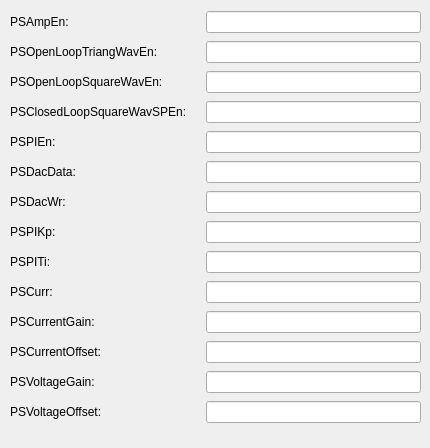
     <widget class="QWidget" name="tab_3">
      <attribute name="title">
       <string>CH0</string>
      </attribute>
      <widget class="QWidget" name="gridLayoutWidget_2">
       <property name="geometry">
        <rect>
         <x>10</x>
         <y>9</y>
         <width>411</width>
         <height>430</height>
        </rect>
       </property>
       <layout class="QGridLayout" name="gridLayout_2">
        <item row="20" column="0">
         <widget class="QLabel" name="label_27">
          <property name="text">
           <string>PSDacWr:</string>
          </property>
         </widget>
        </item>
        <item row="24" column="0">
         <widget class="QLabel" name="label_221">
          <property name="text">
           <string>PSCurrentGain:</string>
          </property>
         </widget>
        </item>
        <item row="23" column="0">
         <widget class="QLabel" name="label_18">
          <property name="text">
           <string>PSCurr:</string>
          </property>
         </widget>
        </item>
        <item row="14" column="1">
         <widget class="PyDMLabel" name="PyDMLabel_15">
          <property name="toolTip">
           <string/>
          </property>
          <property name="channel" stdset="0">
           <string>XX-99SL01:DI-FOFBCtrl:PSAmpEnCH0-Sts</string>
          </property>
         </widget>
        </item>
        <item row="22" column="1">
         <widget class="PyDMLabel" name="PyDMLabel_17">
          <property name="toolTip">
           <string/>
          </property>
          <property name="channel" stdset="0">
           <string>XX-99SL01:DI-FOFBCtrl:PSPITiCH0-RB</string>
          </property>
         </widget>
        </item>
        <item row="15" column="1">
         <widget class="PyDMLabel" name="PyDMLabel_28">
          <property name="toolTip">
           <string/>
          </property>
          <property name="channel" stdset="0">
           <string>XX-99SL01:DI-FOFBCtrl:PSOpenLoopTriangWavEnCH0-Sts</string>
          </property>
         </widget>
        </item>
        <item row="21" column="0">
         <widget class="QLabel" name="label_23">
          <property name="text">
           <string>PSPIKp:</string>
          </property>
         </widget>
        </item>
        <item row="15" column="2">
         <widget class="PyDMLineEdit" name="PyDMLineEdit_10">
          <property name="toolTip">
           <string/>
          </property>
          <property name="channel" stdset="0">
           <string>XX-99SL01:DI-FOFBCtrl:PSOpenLoopTriangWavEnCH0-Sel</string>
          </property>
         </widget>
        </item>
        <item row="25" column="0">
         <widget class="QLabel" name="label_222">
          <property name="text">
           <string>PSCurrentOffset:</string>
          </property>
         </widget>
        </item>
        <item row="20" column="1">
         <widget class="PyDMLabel" name="PyDMLabel_19">
          <property name="toolTip">
           <string/>
          </property>
          <property name="channel" stdset="0">
           <string>XX-99SL01:DI-FOFBCtrl:PSDacWrCH0-RB</string>
          </property>
         </widget>
        </item>
        <item row="22" column="2">
         <widget class="PyDMLineEdit" name="PyDMLineEdit_20">
          <property name="toolTip">
           <string/>
          </property>
          <property name="channel" stdset="0">
           <string>XX-99SL01:DI-FOFBCtrl:PSPITiCH0-SP</string>
          </property>
         </widget>
        </item>
        <item row="15" column="0">
         <widget class="QLabel" name="label_16">
          <property name="text">
           <string>PSOpenLoopTriangWavEn:</string>
          </property>
         </widget>
        </item>
        <item row="21" column="2">
         <widget class="PyDMLineEdit" name="PyDMLineEdit_21">
          <property name="toolTip">
           <string/>
          </property>
          <property name="channel" stdset="0">
           <string>XX-99SL01:DI-FOFBCtrl:PSPIKpCH0-SP</string>
          </property>
         </widget>
        </item>
        <item row="23" column="1">
         <widget class="PyDMLabel" name="PyDMLabel_16">
          <property name="toolTip">
           <string/>
          </property>
          <property name="channel" stdset="0">
           <string>XX-99SL01:DI-FOFBCtrl:PSCurrCH0-Mon</string>
          </property>
         </widget>
        </item>
        <item row="19" column="0">
         <widget class="QLabel" name="label_26">
          <property name="text">
           <string>PSDacData:</string>
          </property>
         </widget>
        </item>
        <item row="16" column="1">
         <widget class="PyDMLabel" name="PyDMLabel_23">
          <property name="toolTip">
           <string/>
          </property>
          <property name="channel" stdset="0">
           <string>XX-99SL01:DI-FOFBCtrl:PSOpenLoopSquareWavEnCH0-Sts</string>
          </property>
         </widget>
        </item>
        <item row="19" column="1">
         <widget class="PyDMLabel" name="PyDMLabel_20">
          <property name="toolTip">
           <string/>
          </property>
          <property name="channel" stdset="0">
           <string>XX-99SL01:DI-FOFBCtrl:PSDacDataCH0-RB</string>
          </property>
         </widget>
        </item>
        <item row="18" column="0">
         <widget class="QLabel" name="label_25">
          <property name="text">
           <string>PSPIEn:</string>
          </property>
         </widget>
        </item>
        <item row="26" column="0">
         <widget class="QLabel" name="label_223">
          <property name="text">
           <string>PSVoltageGain:</string>
          </property>
         </widget>
        </item>
        <item row="22" column="0">
         <widget class="QLabel" name="label_22">
          <property name="text">
           <string>PSPITi:</string>
          </property>
         </widget>
        </item>
        <item row="16" column="0">
         <widget class="QLabel" name="label_17">
          <property name="text">
           <string>PSOpenLoopSquareWavEn:</string>
          </property>
         </widget>
        </item>
        <item row="18" column="2">
         <widget class="PyDMLineEdit" name="PyDMLineEdit_7">
          <property name="toolTip">
           <string/>
          </property>
          <property name="channel" stdset="0">
           <string>XX-99SL01:DI-FOFBCtrl:PSPIEnCH0-Sel</string>
          </property>
         </widget>
        </item>
        <item row="20" column="2">
         <widget class="PyDMLineEdit" name="PyDMLineEdit_22">
          <property name="toolTip">
           <string/>
          </property>
          <property name="channel" stdset="0">
           <string>XX-99SL01:DI-FOFBCtrl:PSDacWrCH0-SP</string>
          </property>
         </widget>
        </item>
        <item row="18" column="1">
         <widget class="PyDMLabel" name="PyDMLabel_21">
          <property name="toolTip">
           <string/>
          </property>
          <property name="channel" stdset="0">
           <string>XX-99SL01:DI-FOFBCtrl:PSPIEnCH0-Sts</string>
          </property>
         </widget>
        </item>
        <item row="17" column="2">
         <widget class="PyDMLineEdit" name="PyDMLineEdit_8">
          <property name="toolTip">
           <string/>
          </property>
          <property name="channel" stdset="0">
           <string>XX-99SL01:DI-FOFBCtrl:PSClosedLoopSquareWavSPEnCH0-Sel</string>
          </property>
         </widget>
        </item>
        <item row="23" column="2">
         <widget class="PyDMLineEdit" name="PyDMLineEdit_19">
          <property name="toolTip">
           <string/>
          </property>
          <property name="channel" stdset="0">
           <string>XX-99SL01:DI-FOFBCtrl:PSCurrCH0-SP</string>
          </property>
         </widget>
        </item>
        <item row="21" column="1">
         <widget class="PyDMLabel" name="PyDMLabel_18">
          <property name="toolTip">
           <string/>
          </property>
          <property name="channel" stdset="0">
           <string>XX-99SL01:DI-FOFBCtrl:PSPIKpCH0-RB</string>
          </property>
         </widget>
        </item>
        <item row="17" column="0">
         <widget class="QLabel" name="label_24">
          <property name="text">
           <string>PSClosedLoopSquareWavSPEn:</string>
          </property>
         </widget>
        </item>
        <item row="14" column="0">
         <widget class="QLabel" name="label_15">
          <property name="text">
           <string>PSAmpEn:</string>
          </property>
         </widget>
        </item>
        <item row="19" column="2">
         <widget class="PyDMLineEdit" name="PyDMLineEdit_6">
          <property name="toolTip">
           <string/>
          </property>
          <property name="channel" stdset="0">
           <string>XX-99SL01:DI-FOFBCtrl:PSDacDataCH0-SP</string>
          </property>
         </widget>
        </item>
        <item row="14" column="2">
         <widget class="PyDMLineEdit" name="PyDMLineEdit_11">
          <property name="toolTip">
           <string/>
          </property>
          <property name="channel" stdset="0">
           <string>XX-99SL01:DI-FOFBCtrl:PSAmpEnCH0-Sel</string>
          </property>
         </widget>
        </item>
        <item row="16" column="2">
         <widget class="PyDMLineEdit" name="PyDMLineEdit_9">
          <property name="toolTip">
           <string/>
          </property>
          <property name="channel" stdset="0">
           <string>XX-99SL01:DI-FOFBCtrl:PSOpenLoopSquareWavEnCH0-Sel</string>
          </property>
         </widget>
        </item>
        <item row="17" column="1">
         <widget class="PyDMLabel" name="PyDMLabel_22">
          <property name="toolTip">
           <string/>
          </property>
          <property name="channel" stdset="0">
           <string>XX-99SL01:DI-FOFBCtrl:PSClosedLoopSquareWavSPEnCH0-Sts</string>
          </property>
         </widget>
        </item>
        <item row="27" column="0">
         <widget class="QLabel" name="label_224">
          <property name="text">
           <string>PSVoltageOffset:</string>
          </property>
         </widget>
        </item>
        <item row="24" column="1">
         <widget class="PyDMLabel" name="PyDMLabel_11">
          <property name="toolTip">
           <string/>
          </property>
          <property name="channel" stdset="0">
           <string>XX-99SL01:DI-FOFBCtrl:PSGainWavCH0-SP</string>
          </property>
         </widget>
        </item>
        <item row="25" column="1">
         <widget class="PyDMLabel" name="PyDMLabel_12">
          <property name="toolTip">
           <string/>
          </property>
          <property name="channel" stdset="0">
           <string>XX-99SL01:DI-FOFBCtrl:PSOffsetWavCH0-SP</string>
          </property>
         </widget>
        </item>
        <item row="26" column="1">
         <widget class="PyDMLabel" name="PyDMLabel_13">
          <property name="toolTip">
           <string/>
          </property>
          <property name="channel" stdset="0">
           <string>XX-99SL01:DI-FOFBCtrl:PSGainWavCH8-SP</string>
          </property>
         </widget>
        </item>
        <item row="27" column="1">
         <widget class="PyDMLabel" name="PyDMLabel_14">
          <property name="toolTip">
           <string/>
          </property>
          <property name="channel" stdset="0">
           <string>XX-99SL01:DI-FOFBCtrl:PSOffsetWavCH8-SP</string>
          </property>
         </widget>
        </item>
        <item row="24" column="2">
         <widget class="PyDMLineEdit" name="PyDMLineEdit_116">
          <property name="toolTip">
           <string/>
          </property>
          <property name="channel" stdset="0">
           <string>XX-99SL01:DI-FOFBCtrl:PSGainWavCH0-SP</string>
          </property>
         </widget>
        </item>
        <item row="25" column="2">
         <widget class="PyDMLineEdit" name="PyDMLineEdit_117">
          <property name="toolTip">
           <string/>
          </property>
          <property name="channel" stdset="0">
           <string>XX-99SL01:DI-FOFBCtrl:PSOffsetWavCH0-SP</string>
          </property>
         </widget>
        </item>
        <item row="26" column="2">
         <widget class="PyDMLineEdit" name="PyDMLineEdit_118">
          <property name="toolTip">
           <string/>
          </property>
          <property name="channel" stdset="0">
           <string>XX-99SL01:DI-FOFBCtrl:PSGainWavCH8-SP</string>
          </property>
         </widget>
        </item>
        <item row="27" column="2">
         <widget class="PyDMLineEdit" name="PyDMLineEdit_119">
          <property name="toolTip">
           <string/>
          </property>
          <property name="channel" stdset="0">
           <string>XX-99SL01:DI-FOFBCtrl:PSOffsetWavCH8-SP</string>
          </property>
         </widget>
        </item>
       </layout>
      </widget>
     </widget>
